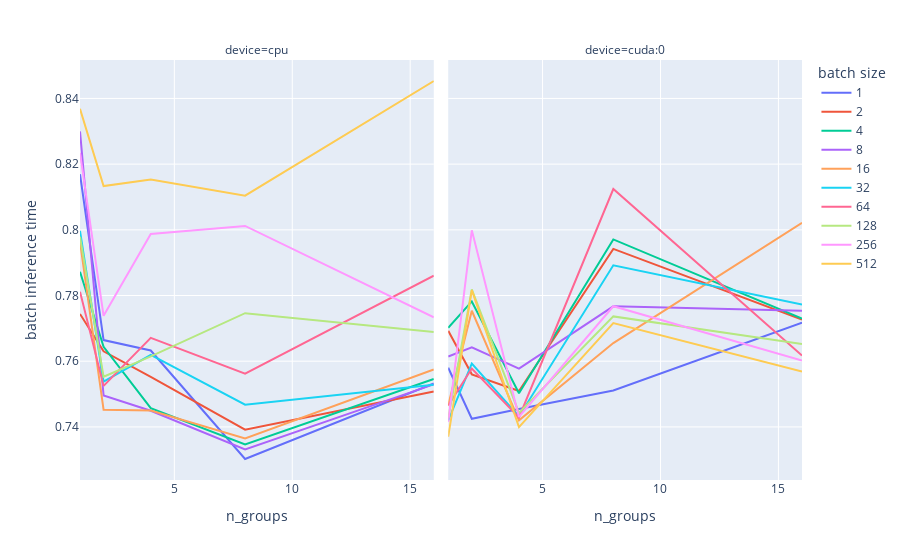

Notebook source saved alongside this figure:
### Code cell
px.line(df, x='n_groups', y='batch inference time', color='batch size', facet_col='device')

### Figure 1 — Plotly figure (JSON) as saved in the notebook; plotly's stock layout.template omitted (floating-point values rounded to 4 significant figures)
{"data": [{"hovertemplate": "batch size=1<br>device=cpu<br>n_groups=%{x}<br>batch inference time=%{y}<extra></extra>", "legendgroup": "1", "line": {"color": "#636efa", "dash": "solid"}, "marker": {"symbol": "circle"}, "mode": "lines", "name": "1", "orientation": "v", "showlegend": true, "type": "scatter", "x": [1, 2, 4, 8, 16], "xaxis": "x", "y": [0.8169, 0.7664, 0.7633, 0.7302, 0.7532], "yaxis": "y"}, {"hovertemplate": "batch size=1<br>device=cuda:0<br>n_groups=%{x}<br>batch inference time=%{y}<extra></extra>", "legendgroup": "1", "line": {"color": "#636efa", "dash": "solid"}, "marker": {"symbol": "circle"}, "mode": "lines", "name": "1", "orientation": "v", "showlegend": false, "type": "scatter", "x": [1, 2, 4, 8, 16], "xaxis": "x2", "y": [0.758, 0.7425, 0.7455, 0.7511, 0.7718], "yaxis": "y2"}, {"hovertemplate": "batch size=2<br>device=cpu<br>n_groups=%{x}<br>batch inference time=%{y}<extra></extra>", "legendgroup": "2", "line": {"color": "#EF553B", "dash": "solid"}, "marker": {"symbol": "circle"}, "mode": "lines", "name": "2", "orientation": "v", "showlegend": true, "type": "scatter", "x": [1, 2, 4, 8, 16], "xaxis": "x", "y": [0.7744, 0.763, 0.7553, 0.7391, 0.7508], "yaxis": "y"}, {"hovertemplate": "batch size=2<br>device=cuda:0<br>n_groups=%{x}<br>batch inference time=%{y}<extra></extra>", "legendgroup": "2", "line": {"color": "#EF553B", "dash": "solid"}, "marker": {"symbol": "circle"}, "mode": "lines", "name": "2", "orientation": "v", "showlegend": false, "type": "scatter", "x": [1, 2, 4, 8, 16], "xaxis": "x2", "y": [0.7692, 0.756, 0.7509, 0.7942, 0.7727], "yaxis": "y2"}, {"hovertemplate": "batch size=4<br>device=cpu<br>n_groups=%{x}<br>batch inference time=%{y}<extra></extra>", "legendgroup": "4", "line": {"color": "#00cc96", "dash": "solid"}, "marker": {"symbol": "circle"}, "mode": "lines", "name": "4", "orientation": "v", "showlegend": true, "type": "scatter", "x": [1, 2, 4, 8, 16], "xaxis": "x", "y": [0.7872, 0.7644, 0.7457, 0.7347, 0.7546], "yaxis": "y"}, {"hovertemplate": "batch size=4<br>device=cuda:0<br>n_groups=%{x}<br>batch inference time=%{y}<extra></extra>", "legendgroup": "4", "line": {"color": "#00cc96", "dash": "solid"}, "marker": {"symbol": "circle"}, "mode": "lines", "name": "4", "orientation": "v", "showlegend": false, "type": "scatter", "x": [1, 2, 4, 8, 16], "xaxis": "x2", "y": [0.7702, 0.7782, 0.7502, 0.7971, 0.773], "yaxis": "y2"}, {"hovertemplate": "batch size=8<br>device=cpu<br>n_groups=%{x}<br>batch inference time=%{y}<extra></extra>", "legendgroup": "8", "line": {"color": "#ab63fa", "dash": "solid"}, "marker": {"symbol": "circle"}, "mode": "lines", "name": "8", "orientation": "v", "showlegend": true, "type": "scatter", "x": [1, 2, 4, 8, 16], "xaxis": "x", "y": [0.83, 0.7495, 0.7449, 0.7331, 0.753], "yaxis": "y"}, {"hovertemplate": "batch size=8<br>device=cuda:0<br>n_groups=%{x}<br>batch inference time=%{y}<extra></extra>", "legendgroup": "8", "line": {"color": "#ab63fa", "dash": "solid"}, "marker": {"symbol": "circle"}, "mode": "lines", "name": "8", "orientation": "v", "showlegend": false, "type": "scatter", "x": [1, 2, 4, 8, 16], "xaxis": "x2", "y": [0.7614, 0.7643, 0.7577, 0.7767, 0.7753], "yaxis": "y2"}, {"hovertemplate": "batch size=16<br>device=cpu<br>n_groups=%{x}<br>batch inference time=%{y}<extra></extra>", "legendgroup": "16", "line": {"color": "#FFA15A", "dash": "solid"}, "marker": {"symbol": "circle"}, "mode": "lines", "name": "16", "orientation": "v", "showlegend": true, "type": "scatter", "x": [1, 2, 4, 8, 16], "xaxis": "x", "y": [0.7964, 0.7452, 0.745, 0.7365, 0.7575], "yaxis": "y"}, {"hovertemplate": "batch size=16<br>device=cuda:0<br>n_groups=%{x}<br>batch inference time=%{y}<extra></extra>", "legendgroup": "16", "line": {"color": "#FFA15A", "dash": "solid"}, "marker": {"symbol": "circle"}, "mode": "lines", "name": "16", "orientation": "v", "showlegend": false, "type": "scatter", "x": [1, 2, 4, 8, 16], "xaxis": "x2", "y": [0.7466, 0.7754, 0.742, 0.7655, 0.8021], "yaxis": "y2"}, {"hovertemplate": "batch size=32<br>device=cpu<br>n_groups=%{x}<br>batch inference time=%{y}<extra></extra>", "legendgroup": "32", "line": {"color": "#19d3f3", "dash": "solid"}, "marker": {"symbol": "circle"}, "mode": "lines", "name": "32", "orientation": "v", "showlegend": true, "type": "scatter", "x": [1, 2, 4, 8, 16], "xaxis": "x", "y": [0.7997, 0.7538, 0.7619, 0.7468, 0.7528], "yaxis": "y"}, {"hovertemplate": "batch size=32<br>device=cuda:0<br>n_groups=%{x}<br>batch inference time=%{y}<extra></extra>", "legendgroup": "32", "line": {"color": "#19d3f3", "dash": "solid"}, "marker": {"symbol": "circle"}, "mode": "lines", "name": "32", "orientation": "v", "showlegend": false, "type": "scatter", "x": [1, 2, 4, 8, 16], "xaxis": "x2", "y": [0.742, 0.7593, 0.7432, 0.7892, 0.7772], "yaxis": "y2"}, {"hovertemplate": "batch size=64<br>device=cpu<br>n_groups=%{x}<br>batch inference time=%{y}<extra></extra>", "legendgroup": "64", "line": {"color": "#FF6692", "dash": "solid"}, "marker": {"symbol": "circle"}, "mode": "lines", "name": "64", "orientation": "v", "showlegend": true, "type": "scatter", "x": [1, 2, 4, 8, 16], "xaxis": "x", "y": [0.7812, 0.7525, 0.7671, 0.7562, 0.786], "yaxis": "y"}, {"hovertemplate": "batch size=64<br>device=cuda:0<br>n_groups=%{x}<br>batch inference time=%{y}<extra></extra>", "legendgroup": "64", "line": {"color": "#FF6692", "dash": "solid"}, "marker": {"symbol": "circle"}, "mode": "lines", "name": "64", "orientation": "v", "showlegend": false, "type": "scatter", "x": [1, 2, 4, 8, 16], "xaxis": "x2", "y": [0.7465, 0.7578, 0.7429, 0.8124, 0.7617], "yaxis": "y2"}, {"hovertemplate": "batch size=128<br>device=cpu<br>n_groups=%{x}<br>batch inference time=%{y}<extra></extra>", "legendgroup": "128", "line": {"color": "#B6E880", "dash": "solid"}, "marker": {"symbol": "circle"}, "mode": "lines", "name": "128", "orientation": "v", "showlegend": true, "type": "scatter", "x": [1, 2, 4, 8, 16], "xaxis": "x", "y": [0.7979, 0.7553, 0.7615, 0.7746, 0.7689], "yaxis": "y"}, {"hovertemplate": "batch size=128<br>device=cuda:0<br>n_groups=%{x}<br>batch inference time=%{y}<extra></extra>", "legendgroup": "128", "line": {"color": "#B6E880", "dash": "solid"}, "marker": {"symbol": "circle"}, "mode": "lines", "name": "128", "orientation": "v", "showlegend": false, "type": "scatter", "x": [1, 2, 4, 8, 16], "xaxis": "x2", "y": [0.7426, 0.7819, 0.7443, 0.7736, 0.7652], "yaxis": "y2"}, {"hovertemplate": "batch size=256<br>device=cpu<br>n_groups=%{x}<br>batch inference time=%{y}<extra></extra>", "legendgroup": "256", "line": {"color": "#FF97FF", "dash": "solid"}, "marker": {"symbol": "circle"}, "mode": "lines", "name": "256", "orientation": "v", "showlegend": true, "type": "scatter", "x": [1, 2, 4, 8, 16], "xaxis": "x", "y": [0.8234, 0.7738, 0.7987, 0.8012, 0.7734], "yaxis": "y"}, {"hovertemplate": "batch size=256<br>device=cuda:0<br>n_groups=%{x}<br>batch inference time=%{y}<extra></extra>", "legendgroup": "256", "line": {"color": "#FF97FF", "dash": "solid"}, "marker": {"symbol": "circle"}, "mode": "lines", "name": "256", "orientation": "v", "showlegend": false, "type": "scatter", "x": [1, 2, 4, 8, 16], "xaxis": "x2", "y": [0.7415, 0.7999, 0.743, 0.7767, 0.7602], "yaxis": "y2"}, {"hovertemplate": "batch size=512<br>device=cpu<br>n_groups=%{x}<br>batch inference time=%{y}<extra></extra>", "legendgroup": "512", "line": {"color": "#FECB52", "dash": "solid"}, "marker": {"symbol": "circle"}, "mode": "lines", "name": "512", "orientation": "v", "showlegend": true, "type": "scatter", "x": [1, 2, 4, 8, 16], "xaxis": "x", "y": [0.8369, 0.8133, 0.8153, 0.8104, 0.8453], "yaxis": "y"}, {"hovertemplate": "batch size=512<br>device=cuda:0<br>n_groups=%{x}<br>batch inference time=%{y}<extra></extra>", "legendgroup": "512", "line": {"color": "#FECB52", "dash": "solid"}, "marker": {"symbol": "circle"}, "mode": "lines", "name": "512", "orientation": "v", "showlegend": false, "type": "scatter", "x": [1, 2, 4, 8, 16], "xaxis": "x2", "y": [0.737, 0.7816, 0.7399, 0.7716, 0.7569], "yaxis": "y2"}], "layout": {"annotations": [{"font": {}, "showarrow": false, "text": "device=cpu", "x": 0.245, "xanchor": "center", "xref": "paper", "y": 1, "yanchor": "bottom", "yref": "paper"}, {"font": {}, "showarrow": false, "text": "device=cuda:0", "x": 0.755, "xanchor": "center", "xref": "paper", "y": 1, "yanchor": "bottom", "yref": "paper"}], "legend": {"title": {"text": "batch size"}, "tracegroupgap": 0}, "margin": {"t": 60}, "xaxis": {"anchor": "y", "domain": [0, 0.49], "title": {"text": "n_groups"}}, "xaxis2": {"anchor": "y2", "domain": [0.51, 1], "matches": "x", "title": {"text": "n_groups"}}, "yaxis": {"anchor": "x", "domain": [0, 1], "title": {"text": "batch inference time"}}, "yaxis2": {"anchor": "x2", "domain": [0, 1], "matches": "y", "showticklabels": false}}}
